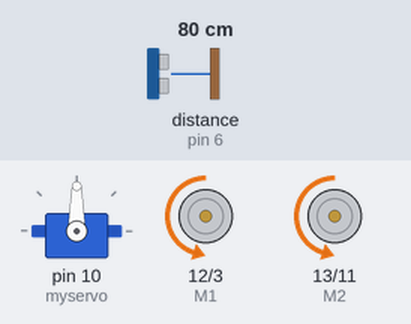
A sketch run on a simulated Arduino Uno, built with avr-gcc and run on an emulated ATmega328P. Shown: servo, direction and speed pins drawn as motors (green arrow = direction pin HIGH = forward, orange = LOW = backward, longer = more drive). Inputs (shaded band) come from the test bench; at power-on: distance to the obstacle (sensor on pin 6) 80 cm. The echo pulse lasts 58.3 µs per cm.

Above: at 1.5 s.
1.6 s: distance to the obstacle (sensor on pin 6) set to 25 cm
3.7 s: distance to the obstacle (sensor on pin 6) set to 21 cm
At 7.7 s:
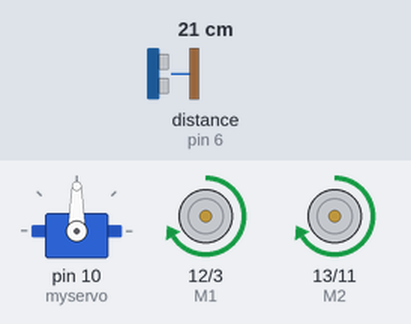
7.9 s: distance to the obstacle (sensor on pin 6) set to 35 cm
At 11.4 s:
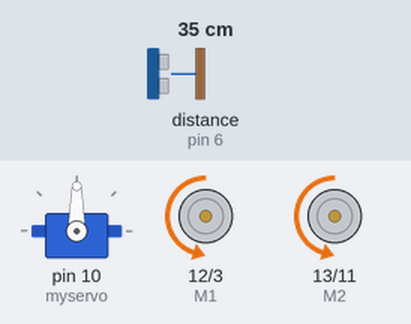
11.7 s: distance to the obstacle (sensor on pin 6) set to 2 cm
At 13.3 s:
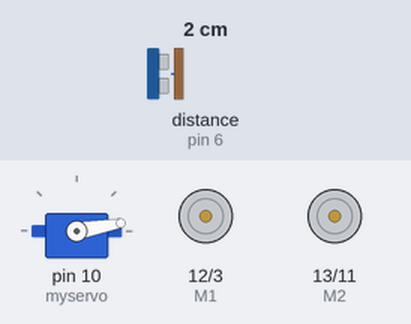
Timing chart, 0 to 16.5 s (numbered marks = the images above; inputs shaded):
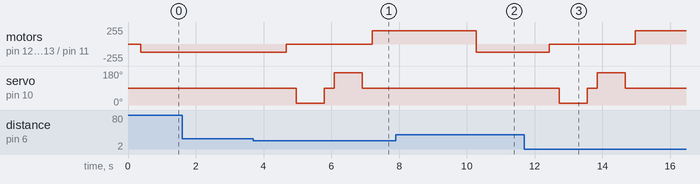

Measured:
- the behaviour switches between 23 and 22 cm on distance to the obstacle (sensor on pin 6) (found by bisection; images 0 and 1)
- after the input at 1.6 s, every drawn part: stays the same
- after the input at 3.7 s, motor on pin 12 (M1) / pin 3 (E1), motor on pin 13 (M2) / pin 11 (E2): backward 120/255 → stopped after 0.97 s, → forward 200/255 2.5 s later; servo on pin 10 (myservo): 90° → 10° after 1.3 s, → 90° 0.82 s later, → 170° 0.30 s later, → 90° 0.82 s later
- after the input at 7.9 s, motor on pin 12 (M1) / pin 3 (E1), motor on pin 13 (M2) / pin 11 (E2): forward 200/255 → backward 120/255 after 2.4 s; servo on pin 10 (myservo): stays 90° (without the input it goes to 10° after 2.7 s)
- after the input at 11.7 s, motor on pin 12 (M1) / pin 3 (E1), motor on pin 13 (M2) / pin 11 (E2): backward 120/255 → stopped after 0.73 s, → forward 200/255 2.5 s later; servo on pin 10 (myservo): 90° → 10° after 1.0 s, → 90° 0.82 s later, → 170° 0.30 s later, → 90° 0.82 s later

The sketch:

Obstacle-avoiding-robot.ino
```cpp
#include <NewPing.h>
#include <Servo.h>

#define E1  3
#define E2  11
#define M1  12
#define M2  13


#define TRIG_PIN 7
#define ECHO_PIN 6
#define MAX_DISTANCE 200

NewPing sonar(TRIG_PIN, ECHO_PIN, MAX_DISTANCE);
Servo myservo;

int distance;
int distanceR;
int distanceL;

void setup() {
  // put your setup code here, to run once:
  pinMode(M1,OUTPUT);
  pinMode(M2,OUTPUT);
  pinMode(E1,OUTPUT);
  pinMode(E2,OUTPUT);
  myservo.attach(10);
  myservo.write(90);
  delay(300);
  Serial.begin(9600);
}

void loop() {
  // put your main code here, to run repeatedly:
 myservo.write(90);
 distance = readPing();

 if(distance<=22)
 {
        moveStop();
        delay(300);
        distanceR = lookRight();
        delay(300);
        distanceL = lookLeft();
        delay(300);
        if((distanceL<=25)&&(distanceR<=25)){
           moveBackward(200);
           delay(3000);
          }
          else
          {
             if(distanceR>=distanceL)
              {
                turnRight();
                delay(1000);
              }
              else
              {
                turnLeft();
                delay(1000);
              }
          }
 }
 else
 {
   moveForward();
   delay(1000);
 }
}
void moveForward()     // move forward
{
    digitalWrite(M1,LOW);
    digitalWrite(M2,LOW);
    analogWrite(E1,120);
    analogWrite(E2,120);
}
void turnRight()        // turn right
{

   digitalWrite(M1,HIGH);
   digitalWrite(M2,LOW);
   analogWrite(E1,220);
   analogWrite(E2, 220);
}
void turnLeft()        // turn left
{

   digitalWrite(M1,LOW);
   digitalWrite(M2, HIGH);
   analogWrite(E1,220);
   analogWrite(E2, 220);
}
void moveStop()              // stop
{
    digitalWrite(M1,LOW);
    digitalWrite(M2, LOW);
    analogWrite(E1, 0);
    analogWrite(E2, 0);  // both left and right wheels stop
}
void moveBackward(int speedBack)            // move backward
{

   digitalWrite(M1,HIGH);   // both left and right wheels move backward
   digitalWrite(M2, HIGH);
   analogWrite(E1,speedBack);
   analogWrite(E2, speedBack);
}

int lookRight()
{
    myservo.write(10);
    delay(650);
    int distance = readPing();
    delay(100);
    myservo.write(90);
    return distance;
}

int lookLeft()
{
   myservo.write(170);
    delay(650);
    int distance = readPing();
    delay(100);
    myservo.write(90);
    return distance;
}

int readPing() {
  delay(70);
  int cm = sonar.ping_cm();
  if(cm==0)
  {
    cm = 250;
  }
  return cm;
}
```
